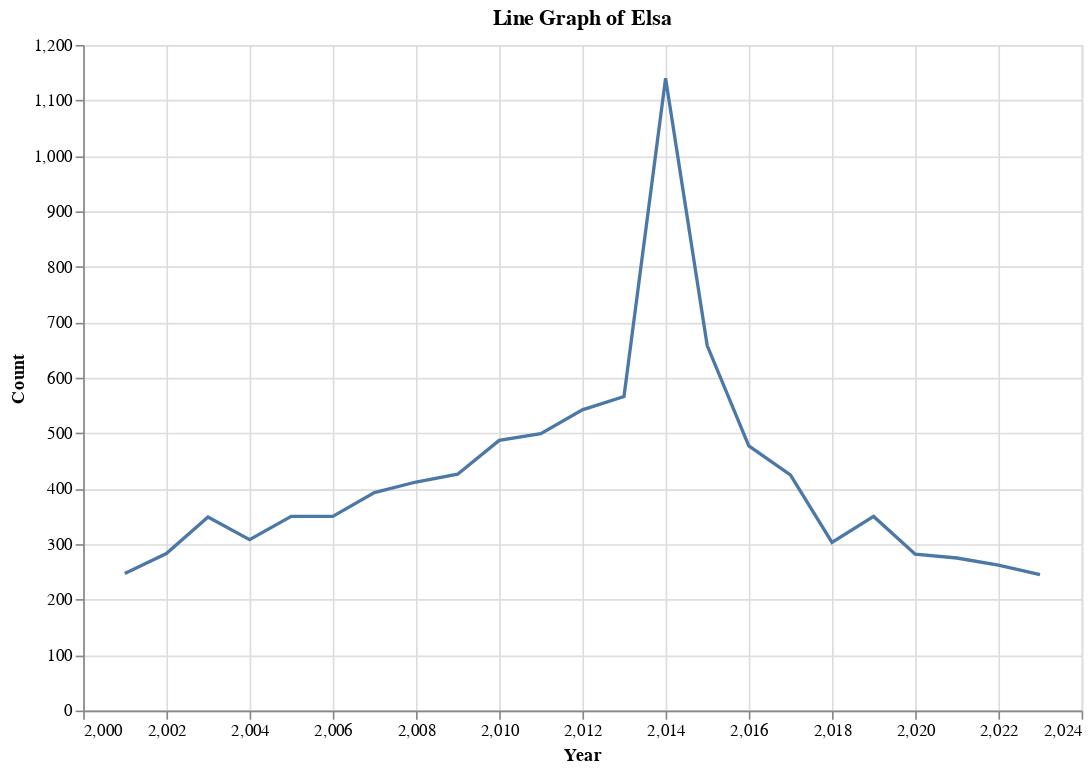

Notebook code for this chart:
### Code cell
elsa_chart = alt.Chart(elsa_00_df).mark_line().encode(
    x='Year',
    y='Count'
).properties(
    title='Line Graph of Elsa',
    width=600,  
    height=400 )

elsa_chart

### Figure 1 — Vega-Lite specification as saved in the notebook (floating-point values rounded to 4 significant figures)
{"config": {"view": {"continuousWidth": 300, "continuousHeight": 300}}, "data": {"name": "data-5292f1f405617b7531b3cbc07a471dac"}, "mark": {"type": "line"}, "encoding": {"x": {"field": "Year", "type": "quantitative"}, "y": {"field": "Count", "type": "quantitative"}}, "height": 400, "title": "Line Graph of Elsa", "width": 600, "$schema": "https://vega.github.io/schema/vega-lite/v5.17.0.json", "datasets": {"data-5292f1f405617b7531b3cbc07a471dac": [{"Year": 2001, "Count": 247}, {"Year": 2002, "Count": 283}, {"Year": 2003, "Count": 349}, {"Year": 2004, "Count": 308}, {"Year": 2005, "Count": 350}, {"Year": 2006, "Count": 350}, {"Year": 2007, "Count": 393}, {"Year": 2008, "Count": 412}, {"Year": 2009, "Count": 426}, {"Year": 2010, "Count": 487}, {"Year": 2011, "Count": 499}, {"Year": 2012, "Count": 542}, {"Year": 2013, "Count": 566}, {"Year": 2014, "Count": 1140}, {"Year": 2015, "Count": 658}, {"Year": 2016, "Count": 477}, {"Year": 2017, "Count": 425}, {"Year": 2018, "Count": 303}, {"Year": 2019, "Count": 350}, {"Year": 2020, "Count": 282}, {"Year": 2021, "Count": 275}, {"Year": 2022, "Count": 262}, {"Year": 2023, "Count": 245}]}}
